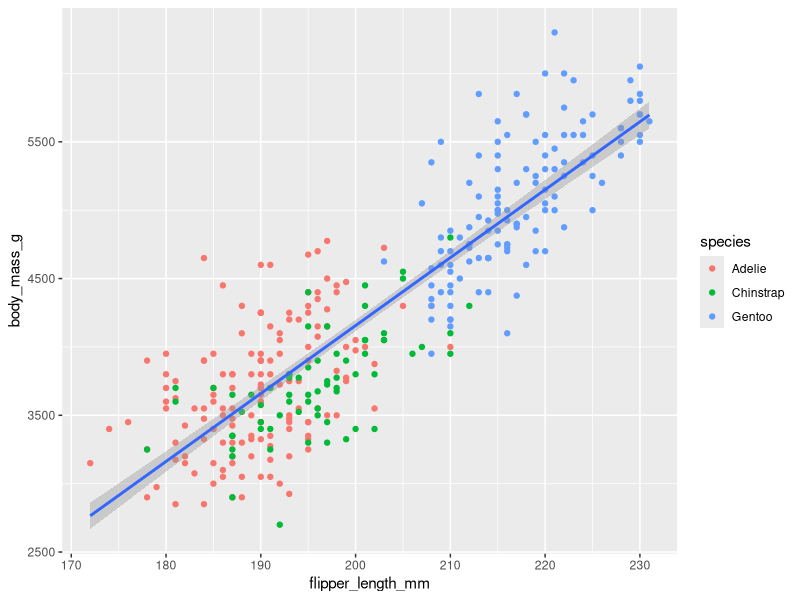

The R source for this figure:
## ---- chunk 1
# Loading the package

library(tidyverse)

# Data sets we will be using

library(palmerpenguins)
library(ggthemes)
## ---- chunk 2
penguins
## ---- chunk 3
glimpse(penguins)
## ---- chunk 4
ggplot(
  data = penguins,
  mapping = aes(x = flipper_length_mm, y = body_mass_g)
       ) + 
# geompoint() is a scatterpoint
  geom_point(mapping = aes(color = species)) +
  geom_smooth(method = "lm")

